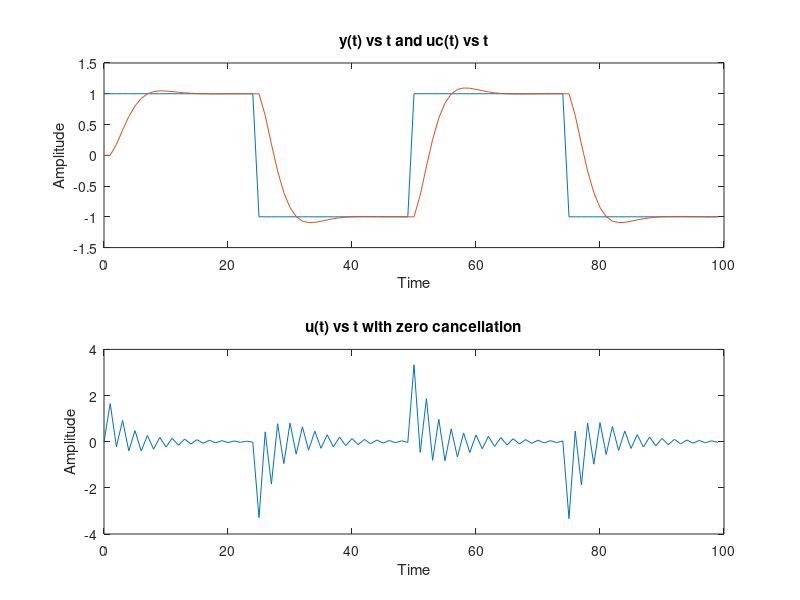
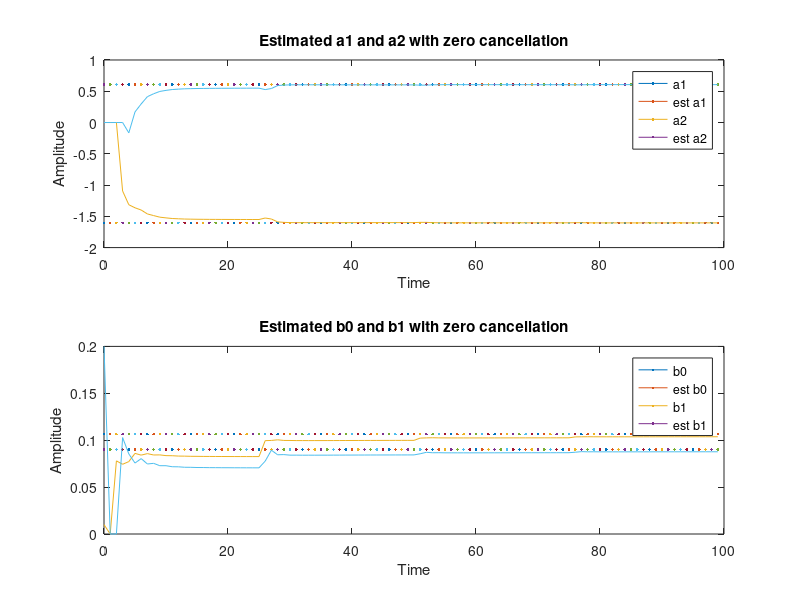
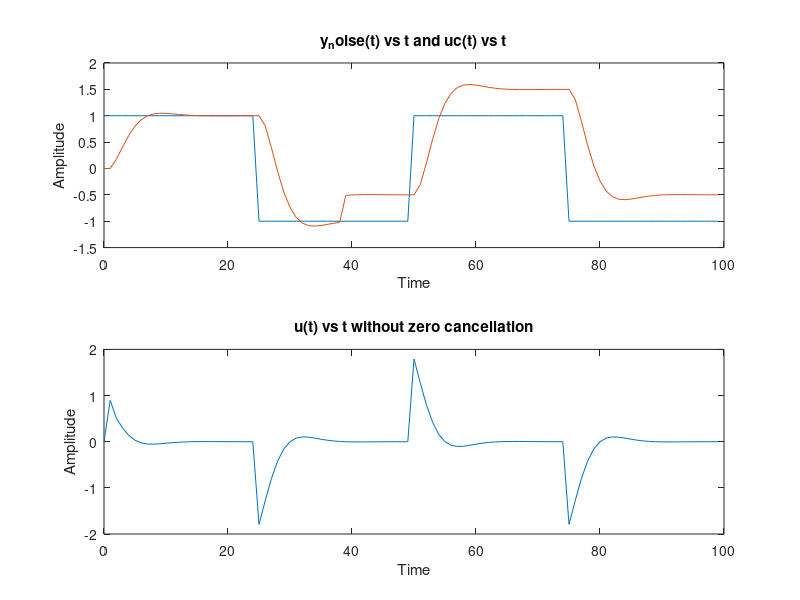
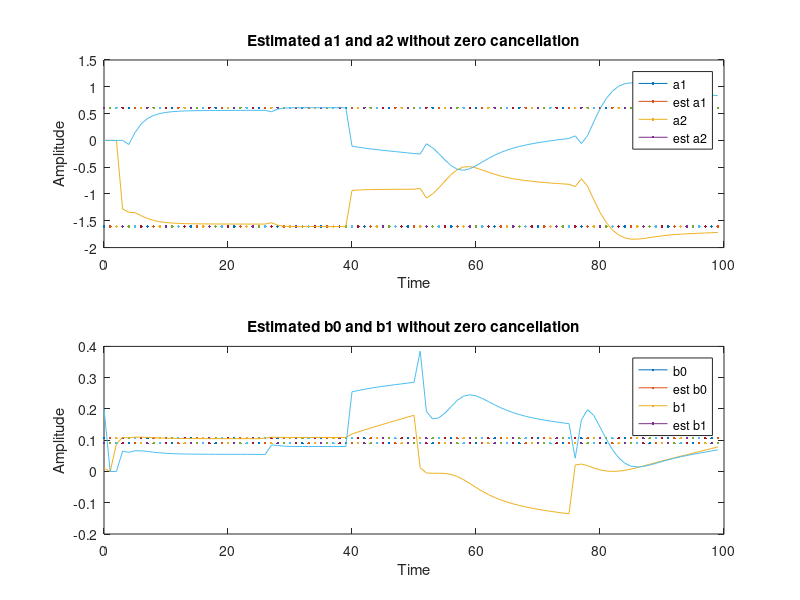

Source code (MATLAB) for these figures, in order:
%% Task 3 - Part III: Example 3.9
% Nelson Campos
%%

%%
% Example 3.9: Effect of Load Disturbances
% Consider the system in Example 3.5, that is, an indirect self-tuning regulator
% with no zero cancellation. We will now make a simulation that is identical to
% the one shown in Fig. 3.6 except that the load disturbance will be v(t) = 0.5 for
% t $$ \geq $$ 40. A forgetting factor $$ \lambda $$ = 0.98 has also been introduced; otherwise, the
% conditions are identical to those in Example 3.5. The behavior of the system
% is shown in Fig. 3. A load disturbance may be disastrous. Notice that the response is strongly asymmetric.
% The reason for this is that the controller parameters change rapidly when the
% control signal changes. Rapid changes of the estimates in response to command signals indicates that
% the model structure is not correct. The parameter estimates also change significantly at the step in the load disturbance. When the command signal is
% constant, the parameters appear to settle at constant values that are far from
% the true parameters.
%%

close all
clear all

a1 = -1.6065;
a2 = 0.6065;
b0 = 0.1065;
b1 = 0.0902;
%---------------
bm0 = 0.1761;
am1 = -1.3205;
am2 = 0.4966;

t_step = 1;
t = [0:t_step:100-t_step];
uc = zeros(1,size(t,2));
y = zeros(1, size(t,2));
T = 50; 

for i=1:size(t,2)/T
    for j=1:T
        index = (i-1)*T+j;
        if j <= T/2
            uc(index) = 1;
        else uc(index) = -1;
        end
    end
end

for i=3:size(t,2)
  y(i) = -am1*y(i-1)-am2*y(i-2)+bm0*uc(i-1);
end

% R(q) = B+ = q+b1/b0, S(q) = s0q+s1, T(q) = AoBm' = bm0q/b0
s0 = (am1-a1)/b0;
s1 = (am2-a2)/b0;
R = [1 b1/b0];
S = [s0 s1];
T = [bm0/b0 0];

u = zeros(1, size(t,2));

for i=2:size(t,2)
  u(i) = -R(2)*u(i-1)+T(1)*uc(i)-S(1)*y(i)-S(2)*y(i-1);
end

figure(1), subplot(2,1,1), plot(t,uc, t, y), xlabel('Time'), ylabel('Amplitude'), title('y(t) vs t and uc(t) vs t')
           subplot(2,1,2), plot(t,u),, xlabel('Time'), ylabel('Amplitude'), title('u(t) vs t with zero cancellation')
           
% Estimation goes here
N = 4;
theta = zeros(N, size(t,2));
phi = zeros(N, size(t,2));
error = zeros(1,size(t,2));
K = zeros(N,1);
P = zeros(N);

%The initial conditions
%theta = [a1 a2 b0 b1]
theta(1,1) = 0;
theta(2,1) = 0;
theta(3,1) = 0.01;
theta(4,1) = 0.2;
I = eye(N);
P(1,1) = 100;
P(2,2) = 100;
P(3,3) = 1;
P(4,4) = 1;

lambda =  1;

for i = 3 : size(t,2)
          
phi(:,i) = [-y(i-1) -y(i-2) u(i-1) u(i-2)]';
K = P * phi(:,i)* inv(lambda + phi(:,i)'* P * phi(:,i));
P = ((I - K * phi(:,i)')* P)/lambda;
est_y = phi(:,i)'*theta(:,i-1);
error(i) = y(i)-est_y;

theta(:,i) = theta(:,i-1) + K * error(i);

end

figure(2), subplot(2,1,1), plot(t,a1,t,theta(1,:),t,a2,t,theta(2,:)), xlabel('Time'), ylabel('Amplitude'), title('Estimated a1 and a2 with zero cancellation'), legend('a1', 'est a1', 'a2', 'est a2')
           subplot(2,1,2), plot(t,b0,t,theta(3,:),t,b1,t,theta(4,:)), xlabel('Time'), ylabel('Amplitude'), title('Estimated b0 and b1 with zero cancellation'), legend('b0', 'est b0', 'b1', 'est b1')

%%Example 3.5
%%

% Hm(q)= beta*B(q)/Am(q) = Bm(q)/Am(q), bm0 = beta*b0
% beta = (1+am1+am2)/(b0+b1)

a0 = 0; % deg(A(q)) = 1
beta = (1+am1+am2)/(b0+b1);
bm0 = beta*b0;
bm1 = beta*b1;

for i=3:size(t,2)
  y(i) = -am1*y(i-1)-am2*y(i-2)+bm0*uc(i-1)+bm1*uc(i-2);
end

y_noise = y;

for i=40:size(t,2)
  y_noise(i) = y(i)+0.5;
end

r1 = b1/b0 + (b1^2-am1*b0*b1+am2*b0^2)*(-b1+a0*b0)/(b0*(b1^2-a1*b0*b1+a2*b0^2));
s0_2 = b1*(a0*am1-a2-am1*a1+a1^2+am2-a1*a0)/(b1^2-a1*b0*b1+a2*b0^2)+...
    b0*(am1*a2-a1*a2-a0*am2+a0*a2)/(b1^2-a1*b0*b1+a2*b0^2);

s1_2 = b1*(a1*a2-am1*a2+a0*am2-a0*a2)/(b1^2-a1*b0*b1+a2*b0^2)+...
     b0*(a2*am2-a2^2-a0*am2*a1+a0*a2*am1)/(b1^2-a1*b0*b1+a2*b0^2);

R2 = [1 r1];
S2 = [s0_2 s1_2];
T2 = [bm0/b0];

for i=2:size(t,2)
  u(i) = -R2(2)*u(i-1)+T2(1)*uc(i)-S2(1)*y(i)-S2(2)*y(i-1);
end

figure(3), subplot(2,1,1), plot(t,uc, t, y_noise), xlabel('Time'), ylabel('Amplitude'), title('y_noise(t) vs t and uc(t) vs t')
           subplot(2,1,2), plot(t,u),, xlabel('Time'), ylabel('Amplitude'), title('u(t) vs t without zero cancellation')

%%%
% Estimation goes here
N = 4;
theta = zeros(N, size(t,2));
phi = zeros(N, size(t,2));
error = zeros(1,size(t,2));
K = zeros(N,1);
P = zeros(N);

%The initial conditions
%theta = [a1 a2 b0 b1]
theta(1,1) = 0;
theta(2,1) = 0;
theta(3,1) = 0.01;
theta(4,1) = 0.2;
I = eye(N);
P(1,1) = 100;
P(2,2) = 100;
P(3,3) = 1;
P(4,4) = 1;

lambda =  0.98;

for i = 3 : size(t,2)
          
phi(:,i) = [-y_noise(i-1) -y_noise(i-2) u(i-1) u(i-2)]';
K = P * phi(:,i)* inv(lambda + phi(:,i)'* P * phi(:,i));
P = ((I - K * phi(:,i)')* P)/lambda;
est_y = phi(:,i)'*theta(:,i-1);
error(i) = y(i)-est_y;

theta(:,i) = theta(:,i-1) + K * error(i);

end

figure(4), subplot(2,1,1), plot(t,a1,t,theta(1,:),t,a2,t,theta(2,:)), xlabel('Time'), ylabel('Amplitude'), title('Estimated a1 and a2 without zero cancellation'), legend('a1', 'est a1', 'a2', 'est a2')
           subplot(2,1,2), plot(t,b0,t,theta(3,:),t,b1,t,theta(4,:)), xlabel('Time'), ylabel('Amplitude'), title('Estimated b0 and b1 without zero cancellation'), legend('b0', 'est b0', 'b1', 'est b1')

% The controller obtained from the estimated parameters
est_A = [theta(1,size(t,2)) theta(2,size(t,2))];
est_B = [theta(3,size(t,2)) theta(4,size(t,2))];
h = 0.5; % The sampling time

est_Hq = tf(est_B, est_A, h, 'variable', 'q');
est_beta  = (1+am1+am2)/(est_B(1)+est_B(2));

b0 = est_B(1);
b1 = est_B(2);

est_r1 = b1/b0 + (b1^2-am1*b0*b1+am2*b0^2)*(-b1+a0*b0)/(b0*(b1^2-a1*b0*b1+a2*b0^2));
est_s0_2 = b1*(a0*am1-a2-am1*a1+a1^2+am2-a1*a0)/(b1^2-a1*b0*b1+a2*b0^2)+...
    b0*(am1*a2-a1*a2-a0*am2+a0*a2)/(b1^2-a1*b0*b1+a2*b0^2);

est_s1_2 = b1*(a1*a2-am1*a2+a0*am2-a0*a2)/(b1^2-a1*b0*b1+a2*b0^2)+...
     b0*(a2*am2-a2^2-a0*am2*a1+a0*a2*am1)/(b1^2-a1*b0*b1+a2*b0^2);

est_R2 = tf([1 est_r1], 1, h,'variable', 'q');
est_S2 = tf([est_s0_2 est_s1_2], 1, h,'variable', 'q');
est_T2 = tf([bm0/b0], 1, h,'variable', 'q');

